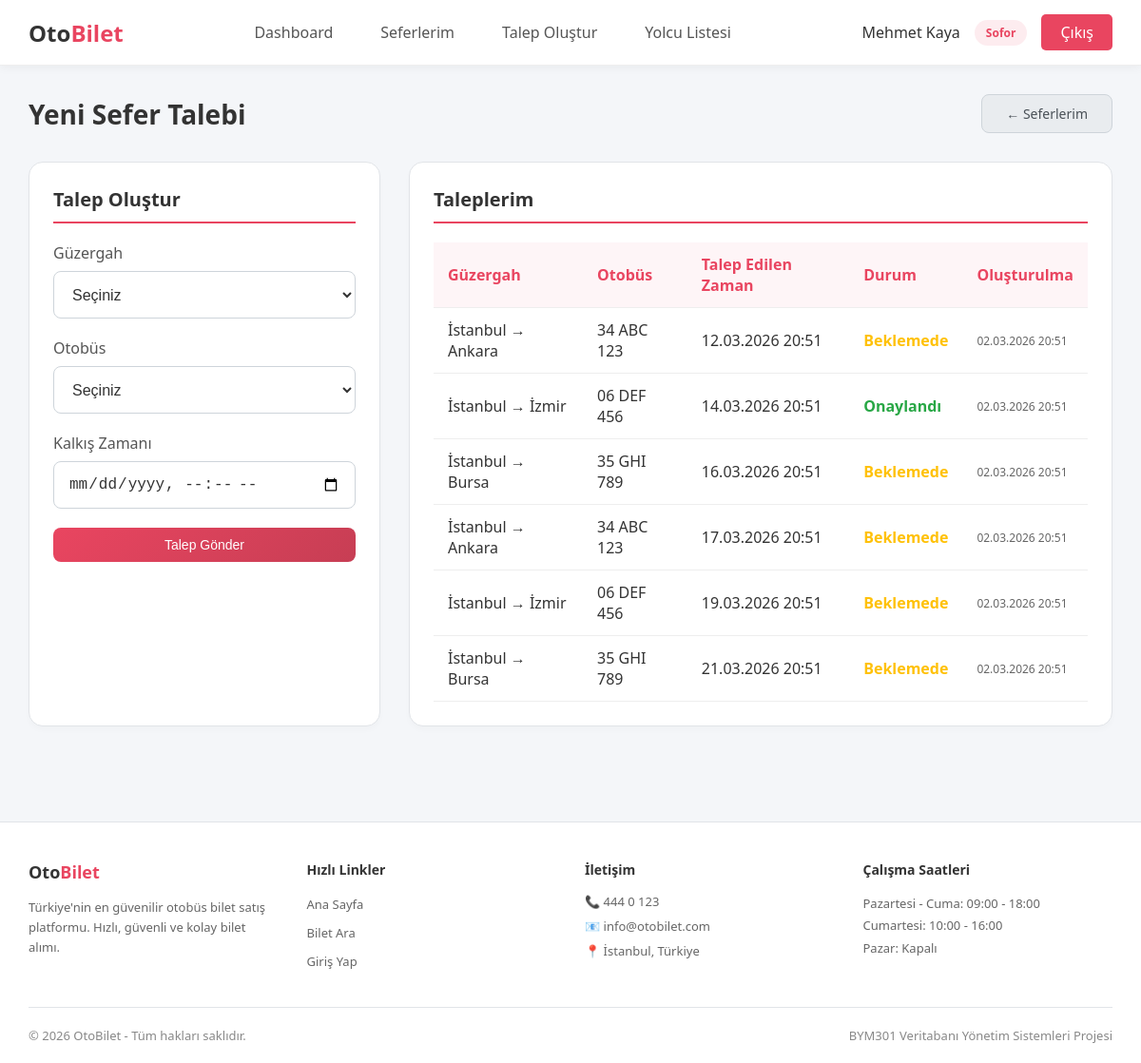
/driver/request_trip.php (signed in), run on the app's committed database.
### tables this page shows
CREATE TABLE trip_requests (
    id INT PRIMARY KEY AUTO_INCREMENT,
    driver_id INT NOT NULL,
    route_id INT NOT NULL,
    bus_id INT NOT NULL,
    departure_time DATETIME NOT NULL,
    status ENUM('pending', 'approved', 'rejected') DEFAULT 'pending',
    created_at TIMESTAMP DEFAULT CURRENT_TIMESTAMP,
    FOREIGN KEY (driver_id) REFERENCES users(id),
    FOREIGN KEY (route_id) REFERENCES routes(id),
    FOREIGN KEY (bus_id) REFERENCES buses(id)
);

CREATE TABLE buses (
    id INT PRIMARY KEY AUTO_INCREMENT,
    company_id INT NOT NULL,
    plate_number VARCHAR(20) NOT NULL UNIQUE,
    model VARCHAR(100),
    capacity INT NOT NULL DEFAULT 40,
    has_wifi TINYINT(1) DEFAULT 0,
    has_tv TINYINT(1) DEFAULT 0,
    is_active TINYINT(1) DEFAULT 1,
    created_at TIMESTAMP DEFAULT CURRENT_TIMESTAMP,
    FOREIGN KEY (company_id) REFERENCES bus_companies(id)
);

### includes/functions.php (called while the page is built, shortened)
<?php
function sanitize($input) {
    return htmlspecialchars(trim($input), ENT_QUOTES, 'UTF-8');
}
function formatDateTime($date) {
    return date('d.m.Y H:i', strtotime($date));
}

### driver/request_trip.php (the view, shortened to what this page needs)
<?php
require_once __DIR__ . '/../includes/header.php';
$database = new Database();
$db = $database->getConnection();
$driver_id = $_SESSION['user_id'];
$requests = [];
try {
    $my_requests = $db->prepare("
        SELECT tr.*, c1.name as from_city, c2.name as to_city, b.plate_number
        FROM trip_requests tr
        INNER JOIN routes r ON tr.route_id = r.id
        INNER JOIN cities c1 ON r.from_city_id = c1.id
        INNER JOIN cities c2 ON r.to_city_id = c2.id
        INNER JOIN buses b ON tr.bus_id = b.id
        WHERE tr.driver_id = ?
        ORDER BY tr.created_at DESC
    ");
    if ($my_requests && $my_requests->execute([$driver_id])) {
        $requests = $my_requests->fetchAll(PDO::FETCH_ASSOC);
    }
} catch (PDOException $e) {
    $requests = [];
    error_log("Requests query error: " . $e->getMessage());
}
?>
<div class="page-header">
    <h1 class="page-title">Yeni Sefer Talebi</h1>
    <a href="schedules.php" class="btn btn-secondary">← Seferlerim</a>
</div>
<div style="display: grid; grid-template-columns: 1fr 2fr; gap: 30px;">
    <div class="card" style="background: #fff; border: 1px solid #e1e4e8;">
        <h3 class="card-title">Talep Oluştur</h3>
        <form method="POST">
            <div class="form-group">
                <label>Güzergah</label>
                <select name="route_id" class="form-control" required>
                    <option value="">Seçiniz</option>
                </select>
            </div>
            <div class="form-group">
                <label>Otobüs</label>
                <select name="bus_id" class="form-control" required>
                    <option value="">Seçiniz</option>
                </select>
            </div>
            <div class="form-group">
                <label>Kalkış Zamanı</label>
                <input type="datetime-local" name="departure_time" class="form-control" required min="<?php echo date('Y-m-d\TH:i'); ?>">
            </div>
            <button type="submit" class="btn btn-primary" style="width: 100%;">Talep Gönder</button>
        </form>
    </div>
    <div class="card" style="background: #fff; border: 1px solid #e1e4e8;">
        <h3 class="card-title">Taleplerim</h3>
        <?php if (empty($requests)): ?>
            <p style="text-align: center; color: #666; padding: 20px;">Henüz bir talep oluşturmadınız.</p>
        <?php else: ?>
            <table>
                <thead>
                    <tr>
                        <th>Güzergah</th>
                        <th>Otobüs</th>
                        <th>Talep Edilen Zaman</th>
                        <th>Durum</th>
                        <th>Oluşturulma</th>
                    </tr>
                </thead>
                <tbody>
                    <?php foreach ($requests as $req): ?>
                    <tr>
                        <td><?php echo sanitize($req['from_city'] . ' → ' . $req['to_city']); ?></td>
                        <td><?php echo sanitize($req['plate_number']); ?></td>
                        <td><?php echo formatDateTime($req['departure_time']); ?></td>
                        <td>
                            <?php
                            if ($req['status'] === 'pending') echo '<span style="color: #ffc107; font-weight: bold;">Beklemede</span>';
                            elseif ($req['status'] === 'approved') echo '<span style="color: #28a745; font-weight: bold;">Onaylandı</span>';
                            else echo '<span style="color: #dc3545; font-weight: bold;">Reddedildi</span>';
                            ?>
                        </td>
                        <td style="font-size: 12px; color: #666;"><?php echo formatDateTime($req['created_at']); ?></td>
                    </tr>
                    <?php endforeach; ?>
                </tbody>
            </table>
        <?php endif; ?>
    </div>
</div>
<?php require_once __DIR__ . '/../includes/footer.php'; ?>

### includes/header.php (style rules this page uses)
* { margin: 0; padding: 0; box-sizing: border-box; }
body { font-family: 'Segoe UI', Tahoma, Geneva, Verdana, sans-serif; background: #f4f6f9; min-height: 100vh; color: #333; }
.card { background: #ffffff; border-radius: 15px; padding: 25px; margin-bottom: 20px; border: 1px solid #e1e4e8; box-shadow: 0 4px 6px rgba(0,0,0,0.02); }
.card-title { color: #333; font-size: 20px; margin-bottom: 20px; padding-bottom: 10px; border-bottom: 2px solid #e94560; }
.btn { display: inline-block; padding: 10px 25px; border-radius: 8px; text-decoration: none; cursor: pointer; border: none; font-size: 14px; transition: all 0.3s ease; }
.btn-primary { background: linear-gradient(135deg, #e94560, #c73e54); color: #fff; }
.btn-secondary { background: #e9ecef; color: #495057; border: 1px solid #ced4da; }
table { width: 100%; border-collapse: collapse; }
th, td { padding: 12px 15px; text-align: left; border-bottom: 1px solid #eee; }
th { background: rgba(233, 69, 96, 0.05); color: #e94560; font-weight: 600; }
.form-group { margin-bottom: 20px; }
.form-group label { display: block; margin-bottom: 8px; color: #555; font-weight: 500; }
.form-control { width: 100%; padding: 12px 15px; border: 1px solid #ced4da; border-radius: 8px; background: #fff; color: #333; font-size: 16px; transition: all 0.3s ease; min-height: 50px; }
.form-control option { background: #fff; color: #333; }
.page-header { display: flex; justify-content: space-between; align-items: center; margin-bottom: 30px; }
.page-title { color: #333; font-size: 28px; font-weight: 600; }

### data on the page
trip_requests: to_city "İstanbul → Ankara", bus.plate_number "34 ABC 123", departure_time "12.03.2026 20:51", status "Beklemede", created_at "02.03.2026 20:51"
trip_requests: to_city "İstanbul → İzmir", bus.plate_number "06 DEF 456", departure_time "14.03.2026 20:51", status "Onaylandı", created_at "02.03.2026 20:51"
trip_requests: to_city "İstanbul → Bursa", bus.plate_number "35 GHI 789", departure_time "16.03.2026 20:51", status "Beklemede", created_at "02.03.2026 20:51"
trip_requests: to_city "İstanbul → Ankara", bus.plate_number "34 ABC 123", departure_time "17.03.2026 20:51", status "Beklemede", created_at "02.03.2026 20:51"
trip_requests: to_city "İstanbul → İzmir", bus.plate_number "06 DEF 456", departure_time "19.03.2026 20:51", status "Beklemede", created_at "02.03.2026 20:51"
trip_requests: to_city "İstanbul → Bursa", bus.plate_number "35 GHI 789", departure_time "21.03.2026 20:51", status "Beklemede", created_at "02.03.2026 20:51"

### other printed values
$current_user['full_name'] "Mehmet Kaya"
$current_user['user_type'] "Sofor"
